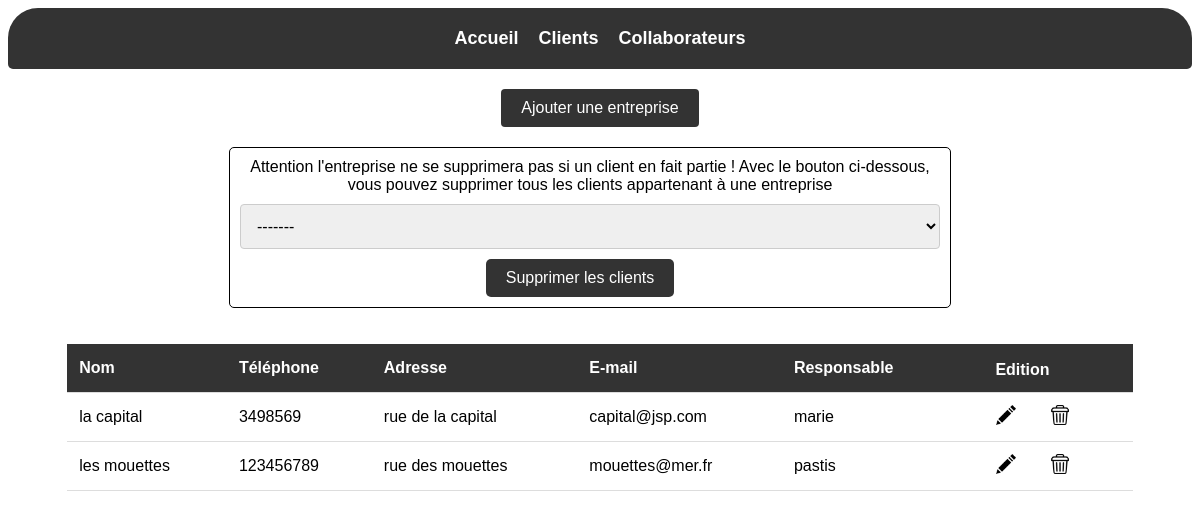
/entreprises/view_entreprises.php, run on an earlier commit of the app's database.
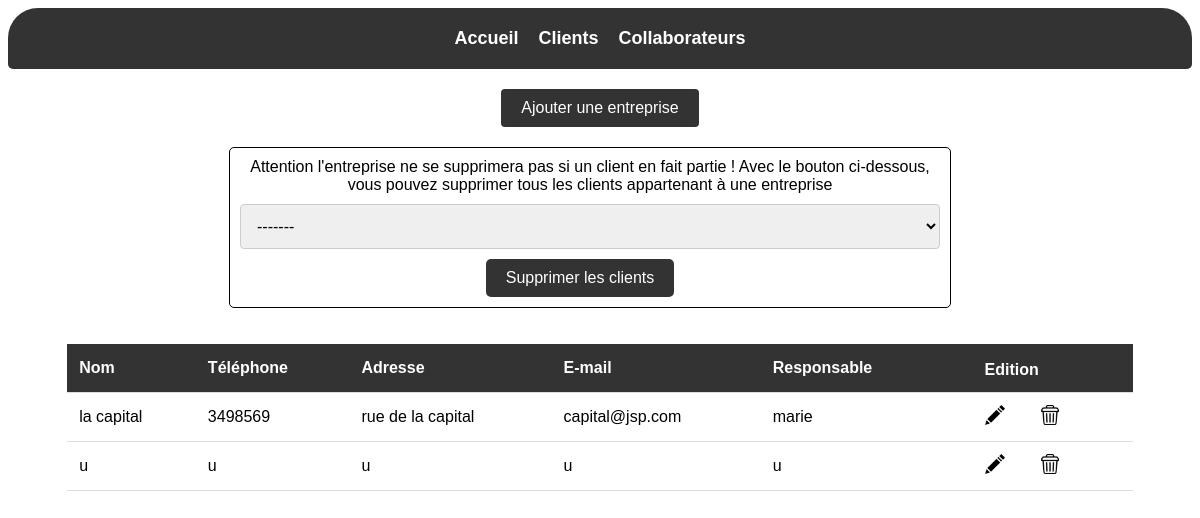
And on a later commit of the database.
### tables this page shows
CREATE TABLE `entreprises` (
  `id_entreprise` int(11) NOT NULL,
  `nom` varchar(20) NOT NULL,
  `telephone` varchar(20) NOT NULL,
  `adresse` varchar(50) NOT NULL,
  `mail` varchar(50) NOT NULL,
  `responsable` varchar(20) NOT NULL
);

### config/commandes.php (called while the page is built, shortened)
<?php
function afficherEntreprises()
{
    if (require("connexion.php")) {
        $req = $access->prepare("SELECT * FROM entreprises");
        $req->execute();
        $data = $req->fetchAll(PDO::FETCH_OBJ);
        return $data;
    }
}

### entreprises/view_entreprises.php (the view, shortened to what this page needs)
<?php
require("../config/commandes.php");
$entreprises = afficherEntreprises();
?>
<!DOCTYPE html>
<html lang="fr">
<head>
    <link rel="stylesheet" type="text/css" href="../style.css" />
</head>
<body>
    <header>
        <nav>
            <ul class="navbar_l">
                <li class="navbar_e"><a class="navbar_a" href="../index.php">Accueil</a></li>
                <li class="navbar_e"><a class="navbar_a" href="../clients/view_clients.php">Clients</a></li>
                <li class="navbar_e"><a class="navbar_a" href="../collaborateurs/view_collaborateurs.php">Collaborateurs</a></li>
            </ul>
        </nav>
    </header>
    <button class="btn-back" onclick="location.href='add_entreprises.php'">Ajouter une entreprise</button>
    <center>
        <form style="display: inline-block; margin-right: 20px; padding: 10px; border: 1px solid black; border-radius: 5px;width:700px;" method="post" onsubmit="return confirm('Êtes-vous sûr de vouloir supprimer tous les clients de cette entreprise ? Cette action est irréversible !')">
            <label>Attention l'entreprise ne se supprimera pas si un client en fait partie !</label>
            <label>Avec le bouton ci-dessous, vous pouvez supprimer tous les clients appartenant à une entreprise</label>
            <select name="id_entreprise">
                <option>-------</option>
            </select>
            <input style="background-color: #333;border: none;color: white;padding: 10px 20px;text-align: center;text-decoration: none;display: inline-block;font-size: 16px;border-radius: 5px;cursor: pointer;margin-right: 20px;" type="submit" value="Supprimer les clients" name="valider">
        </form>
    </center>
    <br> <br>
    <div class="tableauclients">
        <table id="table">
            <thead>
                <tr>
                    <th onclick="sortTable(0)">Nom</th>
                    <th onclick="sortTable(1)">Téléphone</th>
                    <th onclick="sortTable(4)">Adresse</th>
                    <th onclick="sortTable(2)">E-mail</th>
                    <th onclick="sortTable(3)">Responsable</th>
                    <th>ㅤㅤEdition</th>
                </tr>
            </thead>
            <tbody>
                <?php foreach ($entreprises as $entreprise) : ?>
                    <tr>
                        <td><?= $entreprise->nom ?></td>
                        <td><?= $entreprise->telephone ?></td>
                        <td><?= $entreprise->adresse ?></td>
                        <td><?= $entreprise->mail ?></td>
                        <td><?= $entreprise->responsable ?></td>
                        <td>
                            <button class="btn-modifier">
                                <a href="edit_entreprises.php?id_entreprise=<?= $entreprise->id_entreprise ?>">
                                    <img src="../annexe/logo_edit.png" alt="Modifier" />
                                </a>
                            </button>
                            <button class="btn-supprimer">
                                <a href="../config/commandes.php?action=supprimerentreprise&id_entreprise=<?= $entreprise->id_entreprise ?>&from_view=true">
                                    <img src="../annexe/logo_suppr.png" alt="Supprimer" />
                                </a>
                            </button>
                        </td>
                    </tr>
                <?php endforeach; ?>
            </tbody>
        </table>
    </div>
</body>
</html>

What changed in the data, as far as the page shows it:
removed entreprises: nom "les mouettes", telephone "123456789", adresse "rue des mouettes", mail "mouettes@mer.fr", responsable "pastis"
added entreprises: nom "u", telephone "u", adresse "u", mail "u", responsable "u"
